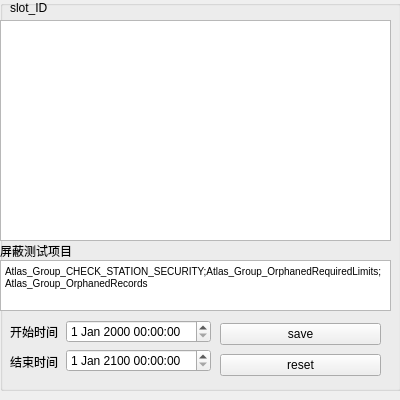
<?xml version="1.0" encoding="UTF-8"?>
<ui version="4.0">
 <class>Form</class>
 <widget class="QWidget" name="Form">
  <property name="geometry">
   <rect>
    <x>0</x>
    <y>0</y>
    <width>400</width>
    <height>400</height>
   </rect>
  </property>
  <property name="maximumSize">
   <size>
    <width>400</width>
    <height>400</height>
   </size>
  </property>
  <property name="windowTitle">
   <string>Form</string>
  </property>
  <widget class="QGroupBox" name="groupBox">
   <property name="geometry">
    <rect>
     <x>0</x>
     <y>0</y>
     <width>401</width>
     <height>391</height>
    </rect>
   </property>
   <property name="maximumSize">
    <size>
     <width>16777215</width>
     <height>16777215</height>
    </size>
   </property>
   <property name="title">
    <string/>
   </property>
   <widget class="QLabel" name="label">
    <property name="geometry">
     <rect>
      <x>10</x>
      <y>0</y>
      <width>60</width>
      <height>16</height>
     </rect>
    </property>
    <property name="text">
     <string>slot_ID</string>
    </property>
   </widget>
   <widget class="QListWidget" name="listWidget">
    <property name="geometry">
     <rect>
      <x>0</x>
      <y>20</y>
      <width>391</width>
      <height>221</height>
     </rect>
    </property>
   </widget>
   <widget class="QLabel" name="label_shielding_test_name">
    <property name="geometry">
     <rect>
      <x>0</x>
      <y>240</y>
      <width>81</width>
      <height>21</height>
     </rect>
    </property>
    <property name="text">
     <string>屏蔽测试项目</string>
    </property>
   </widget>
   <widget class="QTextEdit" name="textEdit_shielding_test_name">
    <property name="geometry">
     <rect>
      <x>0</x>
      <y>260</y>
      <width>391</width>
      <height>51</height>
     </rect>
    </property>
    <property name="html">
     <string>&lt;!DOCTYPE HTML PUBLIC &quot;-//W3C//DTD HTML 4.0//EN&quot; &quot;http://www.w3.org/TR/REC-html40/strict.dtd&quot;&gt;
&lt;html&gt;&lt;head&gt;&lt;meta name=&quot;qrichtext&quot; content=&quot;1&quot; /&gt;&lt;style type=&quot;text/css&quot;&gt;
p, li { white-space: pre-wrap; }
&lt;/style&gt;&lt;/head&gt;&lt;body style=&quot; font-family:'.AppleSystemUIFont'; font-size:13pt; font-weight:400; font-style:normal;&quot;&gt;
&lt;p style=&quot; margin-top:0px; margin-bottom:0px; margin-left:0px; margin-right:0px; -qt-block-indent:0; text-indent:0px;&quot;&gt;&lt;span style=&quot; font-family:'Verdana','Arial'; font-size:10px; color:#000000;&quot;&gt;Atlas_Group_CHECK_STATION_SECURITY;Atlas_Group_OrphanedRequiredLimits;Atlas_Group_OrphanedRecords&lt;/span&gt;&lt;/p&gt;&lt;/body&gt;&lt;/html&gt;</string>
    </property>
   </widget>
   <widget class="QWidget" name="layoutWidget">
    <property name="geometry">
     <rect>
      <x>10</x>
      <y>320</y>
      <width>201</width>
      <height>54</height>
     </rect>
    </property>
    <layout class="QHBoxLayout" name="horizontalLayout">
     <item>
      <layout class="QVBoxLayout" name="verticalLayout_2">
       <item>
        <widget class="QLabel" name="label_start">
         <property name="text">
          <string>开始时间</string>
         </property>
        </widget>
       </item>
       <item>
        <widget class="QLabel" name="label_end">
         <property name="text">
          <string>结束时间</string>
         </property>
        </widget>
       </item>
      </layout>
     </item>
     <item>
      <layout class="QVBoxLayout" name="verticalLayout">
       <item>
        <widget class="QDateTimeEdit" name="dateTimeEdit_start"/>
       </item>
       <item>
        <widget class="QDateTimeEdit" name="dateTimeEdit_end">
         <property name="dateTime">
          <datetime>
           <hour>0</hour>
           <minute>0</minute>
           <second>0</second>
           <year>2100</year>
           <month>1</month>
           <day>1</day>
          </datetime>
         </property>
        </widget>
       </item>
      </layout>
     </item>
    </layout>
   </widget>
   <widget class="QWidget" name="layoutWidget">
    <property name="geometry">
     <rect>
      <x>220</x>
      <y>320</y>
      <width>161</width>
      <height>60</height>
     </rect>
    </property>
    <layout class="QVBoxLayout" name="verticalLayout_3">
     <item>
      <widget class="QPushButton" name="pushButton_save">
       <property name="text">
        <string>save</string>
       </property>
      </widget>
     </item>
     <item>
      <widget class="QPushButton" name="pushButton_reset">
       <property name="text">
        <string>reset</string>
       </property>
      </widget>
     </item>
    </layout>
   </widget>
  </widget>
 </widget>
 <resources/>
 <connections/>
</ui>
